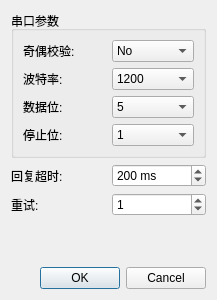
<?xml version="1.0" encoding="UTF-8"?>
<ui version="4.0">
 <class>ModbusParameterSettingsDialog</class>
 <widget class="QDialog" name="ModbusParameterSettingsDialog">
  <property name="geometry">
   <rect>
    <x>0</x>
    <y>0</y>
    <width>217</width>
    <height>300</height>
   </rect>
  </property>
  <property name="windowTitle">
   <string>Dialog</string>
  </property>
  <layout class="QGridLayout" name="gridLayout">
   <item row="0" column="0" colspan="2">
    <widget class="QGroupBox" name="groupBox">
     <property name="title">
      <string>串口参数</string>
     </property>
     <layout class="QGridLayout" name="gridLayout_2">
      <item row="0" column="0">
       <widget class="QLabel" name="label_2">
        <property name="text">
         <string>奇偶校验:</string>
        </property>
       </widget>
      </item>
      <item row="0" column="1">
       <widget class="QComboBox" name="parityCombo">
        <item>
         <property name="text">
          <string>No</string>
         </property>
        </item>
        <item>
         <property name="text">
          <string>Even</string>
         </property>
        </item>
        <item>
         <property name="text">
          <string>Odd</string>
         </property>
        </item>
        <item>
         <property name="text">
          <string>Space</string>
         </property>
        </item>
        <item>
         <property name="text">
          <string>Mark</string>
         </property>
        </item>
       </widget>
      </item>
      <item row="1" column="0">
       <widget class="QLabel" name="label_3">
        <property name="text">
         <string>波特率:</string>
        </property>
       </widget>
      </item>
      <item row="1" column="1">
       <widget class="QComboBox" name="baudCombo">
        <item>
         <property name="text">
          <string>1200</string>
         </property>
        </item>
        <item>
         <property name="text">
          <string>2400</string>
         </property>
        </item>
        <item>
         <property name="text">
          <string>4800</string>
         </property>
        </item>
        <item>
         <property name="text">
          <string>9600</string>
         </property>
        </item>
        <item>
         <property name="text">
          <string>19200</string>
         </property>
        </item>
        <item>
         <property name="text">
          <string>38400</string>
         </property>
        </item>
        <item>
         <property name="text">
          <string>57600</string>
         </property>
        </item>
        <item>
         <property name="text">
          <string>115200</string>
         </property>
        </item>
       </widget>
      </item>
      <item row="2" column="0">
       <widget class="QLabel" name="label_4">
        <property name="text">
         <string>数据位:</string>
        </property>
       </widget>
      </item>
      <item row="2" column="1">
       <widget class="QComboBox" name="dataBitsCombo">
        <item>
         <property name="text">
          <string>5</string>
         </property>
        </item>
        <item>
         <property name="text">
          <string>6</string>
         </property>
        </item>
        <item>
         <property name="text">
          <string>7</string>
         </property>
        </item>
        <item>
         <property name="text">
          <string>8</string>
         </property>
        </item>
       </widget>
      </item>
      <item row="3" column="0">
       <widget class="QLabel" name="label_5">
        <property name="text">
         <string>停止位:</string>
        </property>
       </widget>
      </item>
      <item row="3" column="1">
       <widget class="QComboBox" name="stopBitsCombo">
        <item>
         <property name="text">
          <string>1</string>
         </property>
        </item>
        <item>
         <property name="text">
          <string>3</string>
         </property>
        </item>
        <item>
         <property name="text">
          <string>2</string>
         </property>
        </item>
       </widget>
      </item>
     </layout>
    </widget>
   </item>
   <item row="1" column="0">
    <widget class="QLabel" name="label">
     <property name="text">
      <string>回复超时:</string>
     </property>
    </widget>
   </item>
   <item row="1" column="1">
    <widget class="QSpinBox" name="timeoutSpinner">
     <property name="accelerated">
      <bool>true</bool>
     </property>
     <property name="suffix">
      <string> ms</string>
     </property>
     <property name="minimum">
      <number>-1</number>
     </property>
     <property name="maximum">
      <number>5000</number>
     </property>
     <property name="singleStep">
      <number>20</number>
     </property>
     <property name="value">
      <number>200</number>
     </property>
    </widget>
   </item>
   <item row="2" column="0">
    <widget class="QLabel" name="label_6">
     <property name="text">
      <string>重试:</string>
     </property>
    </widget>
   </item>
   <item row="2" column="1">
    <widget class="QSpinBox" name="retriesSpinner">
     <property name="maximum">
      <number>3</number>
     </property>
     <property name="value">
      <number>1</number>
     </property>
    </widget>
   </item>
   <item row="3" column="1">
    <spacer name="verticalSpacer">
     <property name="orientation">
      <enum>Qt::Vertical</enum>
     </property>
     <property name="sizeHint" stdset="0">
      <size>
       <width>20</width>
       <height>62</height>
      </size>
     </property>
    </spacer>
   </item>
   <item row="4" column="0" colspan="2">
    <widget class="QDialogButtonBox" name="buttonBox">
     <property name="orientation">
      <enum>Qt::Horizontal</enum>
     </property>
     <property name="standardButtons">
      <set>QDialogButtonBox::Cancel|QDialogButtonBox::Ok</set>
     </property>
    </widget>
   </item>
  </layout>
 </widget>
 <resources/>
 <connections>
  <connection>
   <sender>buttonBox</sender>
   <signal>accepted()</signal>
   <receiver>ModbusParameterSettingsDialog</receiver>
   <slot>accept()</slot>
   <hints>
    <hint type="sourcelabel">
     <x>248</x>
     <y>254</y>
    </hint>
    <hint type="destinationlabel">
     <x>157</x>
     <y>274</y>
    </hint>
   </hints>
  </connection>
  <connection>
   <sender>buttonBox</sender>
   <signal>rejected()</signal>
   <receiver>ModbusParameterSettingsDialog</receiver>
   <slot>reject()</slot>
   <hints>
    <hint type="sourcelabel">
     <x>316</x>
     <y>260</y>
    </hint>
    <hint type="destinationlabel">
     <x>286</x>
     <y>274</y>
    </hint>
   </hints>
  </connection>
 </connections>
</ui>
